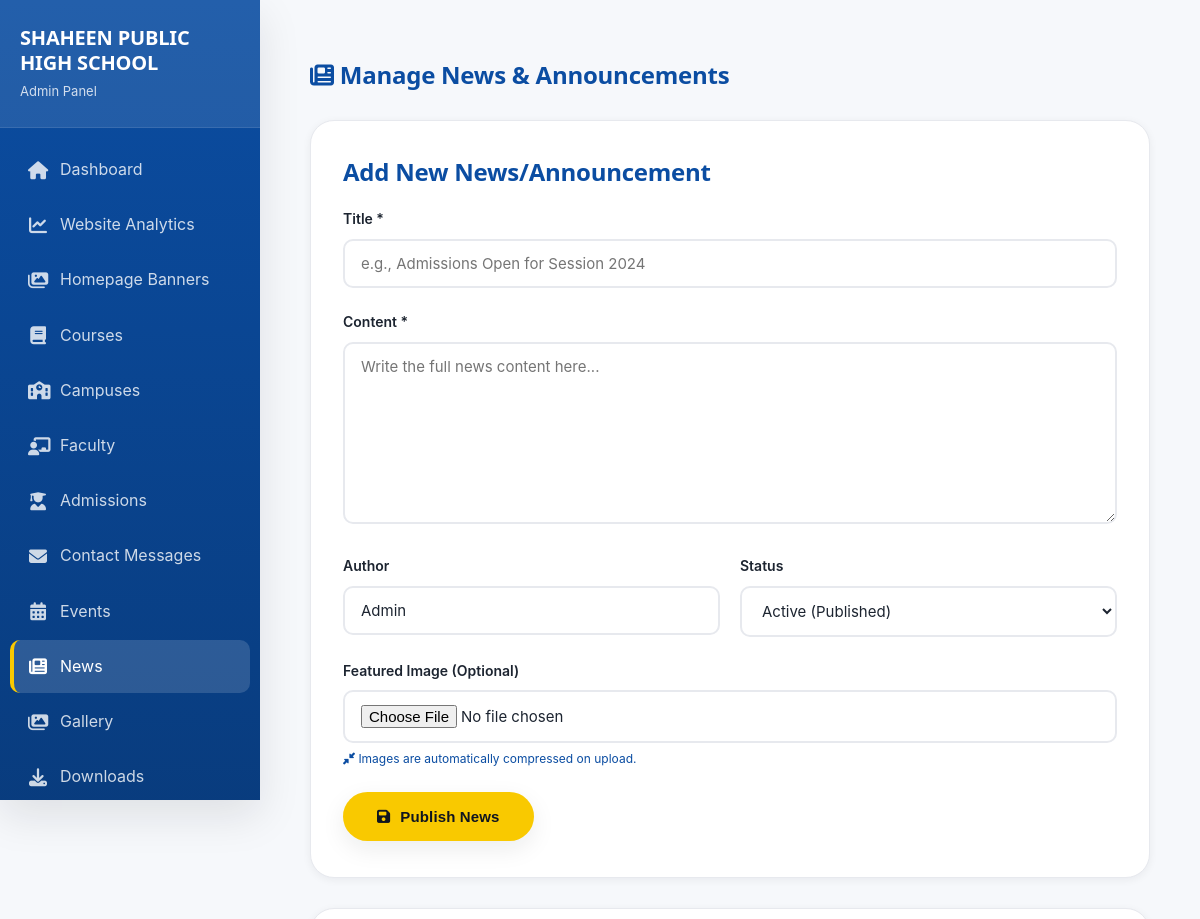
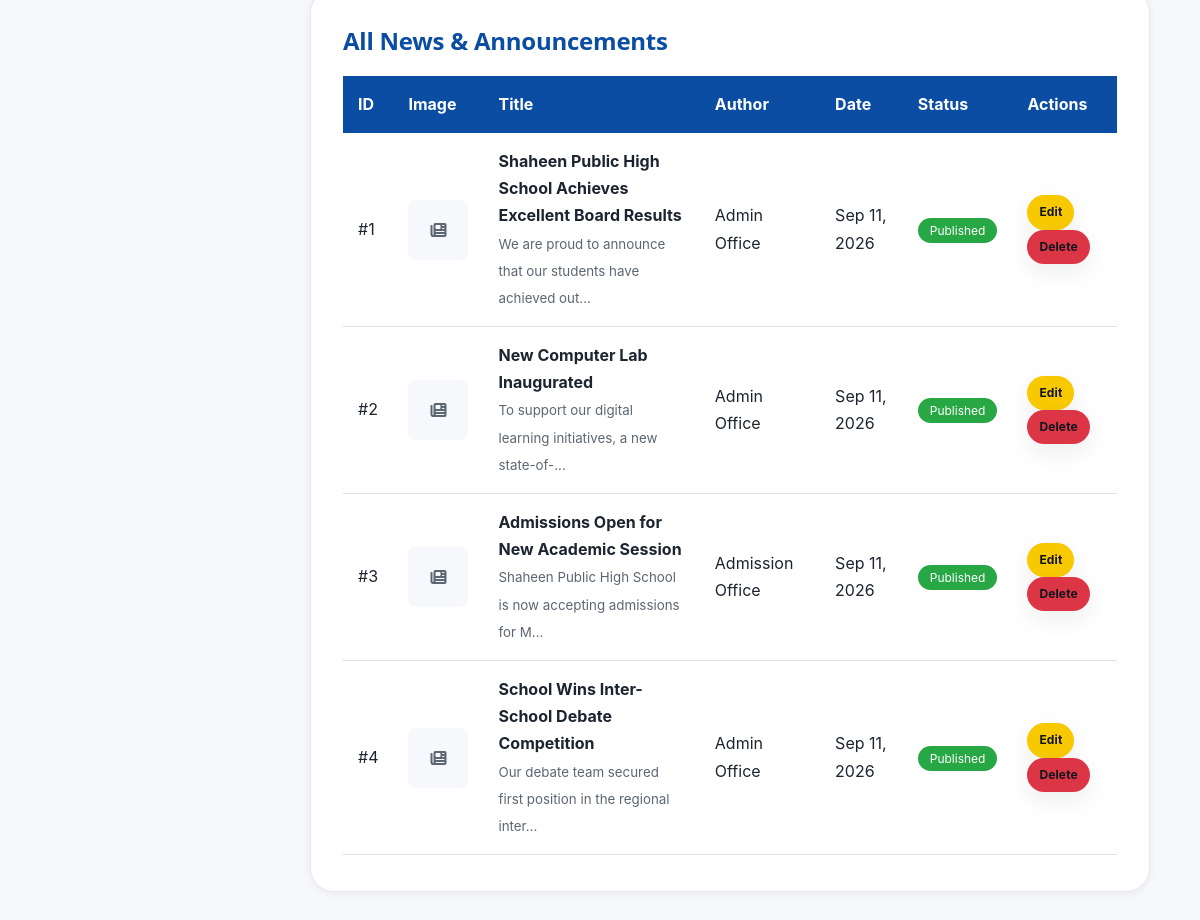
Page /AdminCP/manage_news.php (signed in) on the committed database (2 pictures, top to bottom).
### tables this page shows
CREATE TABLE `news` (
  `id` int(11) NOT NULL,
  `title` varchar(200) NOT NULL,
  `content` text NOT NULL,
  `image` varchar(255) DEFAULT NULL,
  `author` varchar(100) DEFAULT NULL,
  `status` enum('active','inactive') DEFAULT 'active',
  `created_at` timestamp NOT NULL DEFAULT current_timestamp(),
  `updated_at` timestamp NOT NULL DEFAULT current_timestamp() ON UPDATE current_timestamp()
);

### AdminCP/manage_news.php (the view, shortened to what this page needs)
<?php
require_once '../includes/config.php';
$edit_news = null;
$news = mysqli_query($conn, "SELECT * FROM news ORDER BY created_at DESC");
?>
<!DOCTYPE html>
<html lang="en">
<head>
    <link rel="stylesheet" href="../css/style.css">
    <link rel="stylesheet" href="https://cdnjs.cloudflare.com/ajax/libs/font-awesome/6.4.0/css/all.min.css">
    <link rel="stylesheet" href="assets/admin.css">
</head>
<body style="background: var(--bg-light);">
<div class="admin-shell">
<?php $active_page = 'manage_news.php'; include 'includes/sidebar.php'; ?>
<div class="main-content">
    <div class="container" style="padding: 30px 20px;">
        <div style="display: flex; justify-content: space-between; align-items: center; margin-bottom: 30px; flex-wrap: wrap; gap: 15px;">
            <div class="admin-topbar-left">
                <h1 style="color: var(--primary-color); margin:0;"><i class="fas fa-newspaper"></i> Manage News & Announcements</h1>
            </div>
        </div>
        <div class="card" style="margin-bottom: 30px;">
            <h2 style="color: var(--primary-color); margin-bottom: 20px;"><?php echo $edit_news ? 'Edit News' : 'Add New News/Announcement'; ?></h2>
            <form method="POST" enctype="multipart/form-data">
                <div class="form-group">
                    <label>Title *</label>
                    <input type="text" name="title" required value="<?php echo $edit_news ? htmlspecialchars($edit_news['title']) : ''; ?>" placeholder="e.g., Admissions Open for Session 2024">
                </div>
                <div class="form-group">
                    <label>Content *</label>
                    <textarea name="content" required rows="8" placeholder="Write the full news content here..."><?php echo $edit_news ? htmlspecialchars($edit_news['content']) : ''; ?></textarea>
                </div>
                <div style="display: grid; grid-template-columns: 1fr 1fr; gap: 20px;">
                    <div class="form-group">
                        <label>Author</label>
                        <input type="text" name="author" value="<?php echo $edit_news ? htmlspecialchars($edit_news['author']) : 'Admin'; ?>" placeholder="e.g., Admin, Principal">
                    </div>
                    <div class="form-group">
                        <label>Status</label>
                        <select name="status">
                            <option value="active" <?php echo ($edit_news && $edit_news['status'] == 'active') ? 'selected' : ''; ?>>Active (Published)</option>
                        </select>
                    </div>
                </div>
                <div class="form-group">
                    <label>Featured Image (Optional)</label>
                    <input type="file" name="image" accept="image/*">
                    <small style="color: var(--primary-color); font-size: 12px; display: block; margin-top: 6px;"><i class="fas fa-compress-alt"></i> Images are automatically compressed on upload.</small>
                </div>
                <button type="submit" class="btn btn-primary">
                    <i class="fas fa-save"></i> <?php echo $edit_news ? 'Update News' : 'Publish News'; ?>
                </button>
            </form>
        </div>
        <div class="card" style="overflow-x: auto;">
            <h2 style="color: var(--primary-color); margin-bottom: 20px;">All News & Announcements</h2>
            <table style="width: 100%; border-collapse: collapse;">
                <thead>
                    <tr style="background: var(--primary-color); color: white;">
                        <th style="padding: 15px; text-align: left;">ID</th>
                        <th style="padding: 15px; text-align: left;">Image</th>
                        <th style="padding: 15px; text-align: left;">Title</th>
                        <th style="padding: 15px; text-align: left;">Author</th>
                        <th style="padding: 15px; text-align: left;">Date</th>
                        <th style="padding: 15px; text-align: left;">Status</th>
                        <th style="padding: 15px; text-align: left;">Actions</th>
                    </tr>
                </thead>
                <tbody>
                    <?php
                    if ($news && mysqli_num_rows($news) > 0) {
                        while ($item = mysqli_fetch_assoc($news)) {
                            echo '<tr style="border-bottom: 1px solid #e0e0e0;">';
                            echo '<td style="padding: 15px;">#' . $item['id'] . '</td>';
                            echo '<td style="padding: 15px;">';
                            if (!empty($item['image'])) {
                                echo '<img src="../' . htmlspecialchars($item['image']) . '" alt="News" style="width: 60px; height: 60px; object-fit: cover; border-radius: 8px;">';
                            } else {
                                echo '<div style="width: 60px; height: 60px; background: var(--bg-light); border-radius: 8px; display: flex; align-items: center; justify-content: center;"><i class="fas fa-newspaper" style="color: var(--text-light);"></i></div>';
                            }
                            echo '</td>';
                            echo '<td style="padding: 15px;"><strong>' . htmlspecialchars($item['title']) . '</strong><br><small style="color: var(--text-light);">' . substr(htmlspecialchars($item['content']), 0, 60) . '...</small></td>';
                            echo '<td style="padding: 15px;">' . htmlspecialchars($item['author']) . '</td>';
                            echo '<td style="padding: 15px;">' . date('M d, Y', strtotime($item['created_at'])) . '</td>';
                            echo '<td style="padding: 15px;"><span style="background: ' . ($item['status'] == 'active' ? '#28a745' : '#ffc107') . '; color: white; padding: 5px 12px; border-radius: 20px; font-size: 12px;">' . ($item['status'] == 'active' ? 'Published' : 'Draft') . '</span></td>';
                            echo '<td style="padding: 15px;">';
                            echo '<a href="?edit=' . $item['id'] . '" class="btn btn-primary" style="padding: 5px 10px; font-size: 12px; margin-right: 5px;">Edit</a>';
                            echo '<a href="?action=delete&id=' . $item['id'] . '" class="btn btn-primary" style="padding: 5px 10px; font-size: 12px; background: #dc3545;" onclick="return confirm(\'Delete this news?\')">Delete</a>';
                            echo '</td>';
                            echo '</tr>';
                        }
                    } else {
                        echo '<tr><td colspan="7" style="padding: 30px; text-align: center; color: var(--text-light);">No news yet</td></tr>';
                    }
                    ?>
                </tbody>
            </table>
        </div>
    </div>
    </div>
</div>
</body>
</html>

### css/style.css (style rules this page uses)
:root { --primary-color: #0B4DA2; --secondary-color: #FFFFFF; --accent-color: #F9C900; --ink: #10151f; --text-dark: #1c2430; --text-light: #5c6672; --muted: #8892a0; --border-color: #e7e9ee; --bg-light: #f6f8fb; --surface: #ffffff; --primary-dark: #0a3a7a; --primary-dark: color-mix(in srgb, var(--primary-color) 78%, black); --primary-soft: #eaf1fb; --primary-soft: color-mix(in srgb, var(--primary-color) 8%, white); --accent-dark: #d1a900; --accent-dark: color-mix(in srgb, var(--accent-color) 80%, black); --font-display: 'Plus Jakarta Sans', 'Poppins', 'Segoe UI', sans-serif; --font-body: 'Inter', 'Segoe UI', Tahoma, Geneva, Verdana, sans-serif; --radius-sm: 10px; --radius-md: 16px; --radius-lg: 24px; --radius-pill: 999px; --shadow-xs: 0 2px 8px rgba(16, 21, 31, 0.06); --shadow-sm: 0 8px 24px rgba(16, 21, 31, 0.08); --shadow-md: 0 16px 40px rgba(16, 21, 31, 0.10); --shadow-lg: 0 30px 70px rgba(16, 21, 31, 0.14); --shadow: var(--shadow-sm); --shadow-lg-legacy: var(--shadow-md); --container-width: 1240px; --transition: 280ms cubic-bezier(.4,0,.2,1); }
* { margin: 0; padding: 0; box-sizing: border-box; }
html { scroll-behavior: smooth; }
body { font-family: var(--font-body); color: var(--text-dark); line-height: 1.7; overflow-x: hidden; background: var(--surface); -webkit-font-smoothing: antialiased; -moz-osx-font-smoothing: grayscale; }
h1, h2, h3, h4, h5, h6 { font-family: var(--font-display); color: var(--ink); line-height: 1.25; letter-spacing: -0.01em; }
a { text-decoration: none; color: inherit; transition: color var(--transition), background var(--transition), border-color var(--transition), transform var(--transition), box-shadow var(--transition); }
.container { max-width: var(--container-width); margin: 0 auto; padding: 0 24px; }
.btn { display: inline-flex; align-items: center; justify-content: center; gap: 10px; padding: 14px 32px; border-radius: var(--radius-pill); font-weight: 700; font-size: 15px; letter-spacing: .01em; transition: all var(--transition); cursor: pointer; border: 2px solid transparent; }
.btn-primary { background: var(--accent-color); color: var(--ink); box-shadow: var(--shadow-sm); }
.card { background: var(--surface); border-radius: var(--radius-lg); padding: 36px 32px; box-shadow: var(--shadow-xs); transition: all var(--transition); border: 1px solid var(--border-color); }
.form-group { margin-bottom: 22px; }
.form-group label { display: block; margin-bottom: 8px; font-weight: 600; color: var(--text-dark); font-size: 14px; }
.form-group input, .form-group select, .form-group textarea { width: 100%; padding: 13px 16px; border: 2px solid var(--border-color); border-radius: var(--radius-sm); font-size: 15px; transition: all var(--transition); font-family: inherit; background: var(--surface); color: var(--text-dark); }
.form-group textarea { resize: vertical; min-height: 120px; }

### AdminCP/assets/admin.css (style rules this page uses)
* { margin: 0; padding: 0; box-sizing: border-box; }
html, body { height: 100%; }
body { background: var(--bg-light, #f5f7fa); font-family: var(--font-body, 'Segoe UI'), Tahoma, Geneva, Verdana, sans-serif; }
.admin-shell { display: grid; grid-template-columns: 260px minmax(0, 1fr); min-height: 100vh; }
.main-content { min-width: 0; padding: 30px; }
.admin-topbar-left { display: flex; align-items: center; gap: 14px; min-width: 0; }
.admin-topbar-left h1 { color: var(--primary-color, #0B4DA2); font-size: 24px; }

### rows in the picture
news: id "1", title "Shaheen Public High School Achieves Excellent Board Results", content "We are proud to announce that our students have achieved out", author "Admin Office", created_at "Sep 11, 2026", status "Published"
news: id "2", title "New Computer Lab Inaugurated", content "To support our digital learning initiatives, a new state-of-", author "Admin Office", created_at "Sep 11, 2026", status "Published"
news: id "3", title "Admissions Open for New Academic Session", content "Shaheen Public High School is now accepting admissions for M", author "Admission Office", created_at "Sep 11, 2026", status "Published"
news: id "4", title "School Wins Inter-School Debate Competition", content "Our debate team secured first position in the regional inter", author "Admin Office", created_at "Sep 11, 2026", status "Published"

### other values in the picture
SITE_NAME "SHAHEEN PUBLIC HIGH SCHOOL"
$label "Dashboard"
$label "Website Analytics"
$label "Homepage Banners"
$label "Courses"
$label "Campuses"
$label "Faculty"
$label "Admissions"
$label "Contact Messages"
$label "Events"
$label "News"
$label "Gallery"
$label "Downloads"
